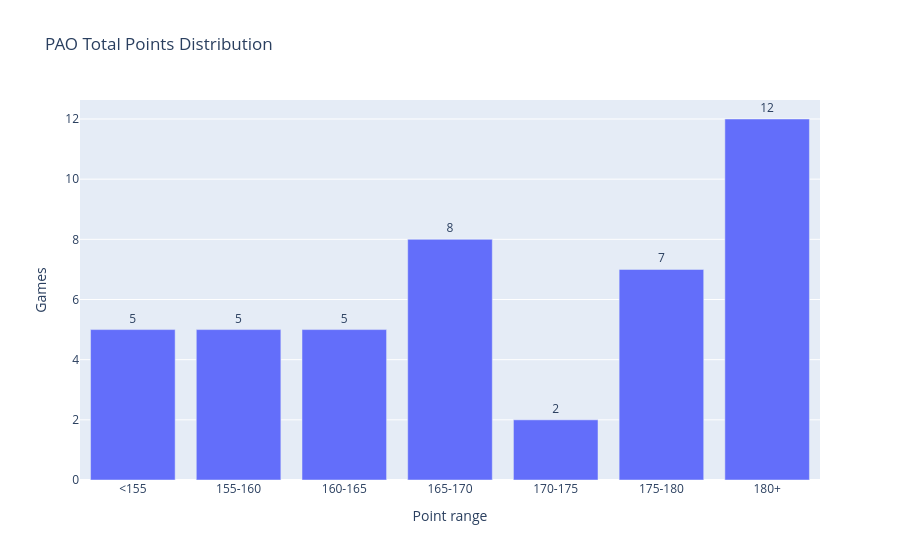

This figure's notebook cell:
### Code cell
import numpy as np
import pandas as pd
import plotly.express as px

bins = [-np.inf, 155, 160, 165, 170, 175, 180, np.inf]
labels = ['<155', '155-160', '160-165', '165-170', '170-175', '175-180', '180+']

# Make sure TotalPoints is numeric
pao_game_points['TotalPoints'] = pd.to_numeric(pao_game_points['TotalPoints'], errors='coerce')

# Create ranges
pao_game_points['PointRange'] = pd.cut(
    pao_game_points['TotalPoints'],
    bins=bins,
    labels=labels,
    right=False,
    include_lowest=True
)

# Count games in each range
hist = pao_game_points['PointRange'].value_counts().reindex(labels, fill_value=0).reset_index()
hist.columns = ['PointRange', 'Games']

print(hist)

# Plot
fig = px.bar(
    hist,
    x='PointRange',
    y='Games',
    text='Games',
    title='PAO Total Points Distribution'
)
fig.update_traces(textposition='outside')
fig.update_xaxes(title_text='Point range')
fig.update_yaxes(title_text='Games')
fig.show()

### Figure 1 — Plotly figure (JSON) as saved in the notebook; plotly's stock layout.template omitted (floating-point values rounded to 4 significant figures)
{"data": [{"hovertemplate": "PointRange=%{x}<br>Games=%{text}<extra></extra>", "legendgroup": "", "marker": {"color": "#636efa", "pattern": {"shape": ""}}, "name": "", "orientation": "v", "showlegend": false, "text": [5.0, 5.0, 5.0, 8.0, 2.0, 7.0, 12.0], "textposition": "outside", "type": "bar", "x": ["<155", "155-160", "160-165", "165-170", "170-175", "175-180", "180+"], "xaxis": "x", "y": [5, 5, 5, 8, 2, 7, 12], "yaxis": "y"}], "layout": {"barmode": "relative", "legend": {"tracegroupgap": 0}, "title": {"text": "PAO Total Points Distribution"}, "xaxis": {"anchor": "y", "domain": [0, 1], "title": {"text": "Point range"}}, "yaxis": {"anchor": "x", "domain": [0, 1], "title": {"text": "Games"}}}}
